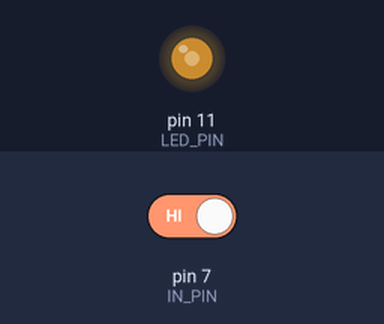
A sketch run on a simulated Arduino Uno, built with avr-gcc and run on an emulated ATmega328P. Shown: output pins drawn as LEDs (lit = HIGH). Inputs (shaded band) come from the test bench; at power-on: pin 7 (IN_PIN) HIGH.

Above: at 4.74 s.
At 11.0 s:
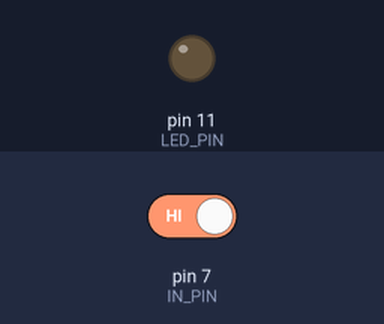
11.1 s: pin 7 (IN_PIN) driven LOW
At 11.32 s:
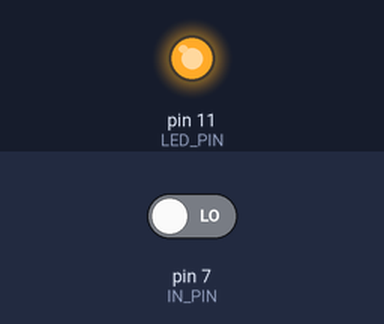
Timing chart, 0 to 16.9 s (numbered marks = the images above; inputs shaded):
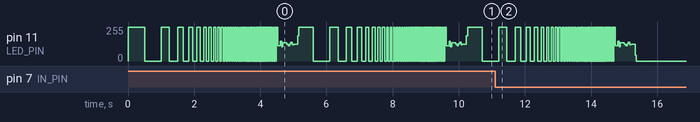

The sketch:

button-controlled_led.ino
```cpp
#define LED_PIN 11
#define IN_PIN 7
#define DURATION

int val;

void setup() {
  pinMode(LED_PIN, OUTPUT);
  pinMode(IN_PIN, INPUT);
}

void loop() {
  val = digitalRead(IN_PIN);
  if (val == LOW) {
    digitalWrite(LED_PIN, LOW);
  } else {
    ledBlink(100, 1000);
  }
}

void ledBlink(int count, int duration) {
  for (int i = 0; i < count; i++) {
    digitalWrite(LED_PIN, HIGH);
    delay(duration / 2 / (i + 1));

    digitalWrite(LED_PIN, LOW);
    delay(duration / 2 / (i + 1));
  }
}
```
